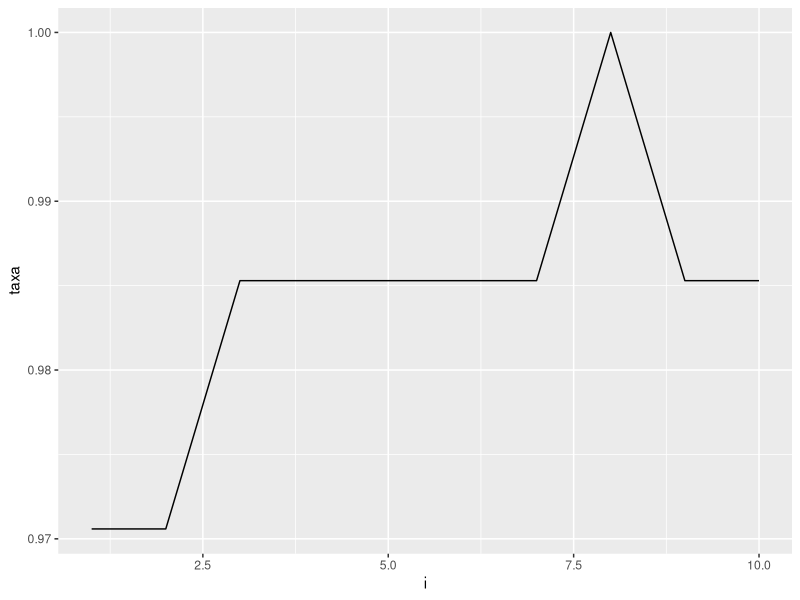

R code for this plot:
library(ggplot2)
library(palmerpenguins)
library(class)

data("penguins")
pinguins <- penguins
str(pinguins)
pinguins <- pinguins[,-c(2,7,8)]
pinguins <- na.omit(pinguins)

n <- round(0.8*nrow(pinguins))
n
indices_treino <- sample(1:nrow(pinguins),size=n,replace = FALSE)

treino <- pinguins[indices_treino,]
teste <- pinguins[-indices_treino,]
# Removeu especie pois é não numerica, padronização
treino_padronizado <- scale(treino[,-1])
teste_padronizado <- scale(teste[,-1])
# verifica o nome dos fatores
names(treino)

classe_treino <- treino$species
classe_teste <- teste$species

?knn

cor(treino[,-1])

modelo1 <- knn(train = treino_padronizado,test = teste_padronizado, cl=classe_treino,k=1)
mean(modelo1 == teste$species)

taxa <- c()
for(i in 1:10){
  modelo <- knn(train = treino_padronizado,test = teste_padronizado, cl=classe_treino,k=i)
  mean(modelo == teste$species)
  taxa[i] <- mean(modelo == teste$species)
}
df <- data.frame(i=1:10,taxa)

ggplot(data = df,aes(x=i,y=taxa)) + geom_line()


# validação cruzada